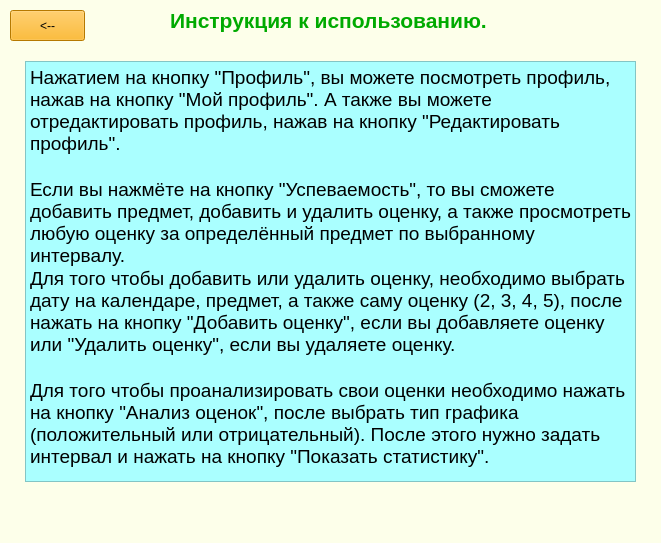
<?xml version="1.0" encoding="UTF-8"?>
<ui version="4.0">
 <class>MainWindow</class>
 <widget class="QMainWindow" name="MainWindow">
  <property name="geometry">
   <rect>
    <x>0</x>
    <y>0</y>
    <width>661</width>
    <height>543</height>
   </rect>
  </property>
  <property name="windowTitle">
   <string>MainWindow</string>
  </property>
  <property name="styleSheet">
   <string notr="true">background-color: rgb(253, 255, 234);</string>
  </property>
  <widget class="QWidget" name="centralwidget">
   <widget class="QTextBrowser" name="help_text">
    <property name="geometry">
     <rect>
      <x>25</x>
      <y>61</y>
      <width>611</width>
      <height>421</height>
     </rect>
    </property>
    <property name="styleSheet">
     <string notr="true">background-color: rgb(170, 255, 255);</string>
    </property>
    <property name="html">
     <string>&lt;!DOCTYPE HTML PUBLIC &quot;-//W3C//DTD HTML 4.0//EN&quot; &quot;http://www.w3.org/TR/REC-html40/strict.dtd&quot;&gt;
&lt;html&gt;&lt;head&gt;&lt;meta name=&quot;qrichtext&quot; content=&quot;1&quot; /&gt;&lt;style type=&quot;text/css&quot;&gt;
p, li { white-space: pre-wrap; }
&lt;/style&gt;&lt;/head&gt;&lt;body style=&quot; font-family:'MS Shell Dlg 2'; font-size:8.25pt; font-weight:400; font-style:normal;&quot;&gt;
&lt;p style=&quot; margin-top:0px; margin-bottom:0px; margin-left:0px; margin-right:0px; -qt-block-indent:0; text-indent:0px;&quot;&gt;&lt;span style=&quot; font-size:14pt;&quot;&gt;Нажатием на кнопку &amp;quot;Профиль&amp;quot;, вы можете посмотреть профиль, нажав на кнопку &amp;quot;Мой профиль&amp;quot;. А также вы можете отредактировать профиль, нажав на кнопку &amp;quot;Редактировать профиль&amp;quot;.&lt;/span&gt;&lt;/p&gt;
&lt;p style=&quot;-qt-paragraph-type:empty; margin-top:0px; margin-bottom:0px; margin-left:0px; margin-right:0px; -qt-block-indent:0; text-indent:0px; font-size:14pt;&quot;&gt;&lt;br /&gt;&lt;/p&gt;
&lt;p style=&quot; margin-top:0px; margin-bottom:0px; margin-left:0px; margin-right:0px; -qt-block-indent:0; text-indent:0px;&quot;&gt;&lt;span style=&quot; font-size:14pt;&quot;&gt;Если вы нажмёте на кнопку &amp;quot;Успеваемость&amp;quot;, то вы сможете добавить предмет, добавить и удалить оценку, а также просмотреть любую оценку за определённый предмет по выбранному интервалу.&lt;/span&gt;&lt;/p&gt;
&lt;p style=&quot; margin-top:0px; margin-bottom:0px; margin-left:0px; margin-right:0px; -qt-block-indent:0; text-indent:0px;&quot;&gt;&lt;span style=&quot; font-size:14pt;&quot;&gt;Для того чтобы добавить или удалить оценку, необходимо выбрать дату на календаре, предмет, а также саму оценку (2, 3, 4, 5), после нажать на кнопку &amp;quot;Добавить оценку&amp;quot;, если вы добавляете оценку или &amp;quot;Удалить оценку&amp;quot;, если вы удаляете оценку.&lt;/span&gt;&lt;/p&gt;
&lt;p style=&quot;-qt-paragraph-type:empty; margin-top:0px; margin-bottom:0px; margin-left:0px; margin-right:0px; -qt-block-indent:0; text-indent:0px; font-size:14pt;&quot;&gt;&lt;br /&gt;&lt;/p&gt;
&lt;p style=&quot; margin-top:0px; margin-bottom:0px; margin-left:0px; margin-right:0px; -qt-block-indent:0; text-indent:0px;&quot;&gt;&lt;span style=&quot; font-size:14pt;&quot;&gt;Для того чтобы проанализировать свои оценки необходимо нажать на кнопку &amp;quot;Анализ оценок&amp;quot;, после выбрать тип графика (положительный или отрицательный). После этого нужно задать интервал и нажать на кнопку &amp;quot;Показать статистику&amp;quot;.&lt;/span&gt;&lt;/p&gt;&lt;/body&gt;&lt;/html&gt;</string>
    </property>
   </widget>
   <widget class="QLabel" name="label">
    <property name="geometry">
     <rect>
      <x>170</x>
      <y>0</y>
      <width>341</width>
      <height>41</height>
     </rect>
    </property>
    <property name="font">
     <font>
      <pointsize>16</pointsize>
      <weight>75</weight>
      <bold>true</bold>
     </font>
    </property>
    <property name="styleSheet">
     <string notr="true">color: rgb(0, 170, 0);</string>
    </property>
    <property name="text">
     <string>Инструкция к использованию.</string>
    </property>
   </widget>
   <widget class="QPushButton" name="return_2">
    <property name="geometry">
     <rect>
      <x>10</x>
      <y>10</y>
      <width>75</width>
      <height>31</height>
     </rect>
    </property>
    <property name="styleSheet">
     <string notr="true">background-color: rgb(255, 170, 0);</string>
    </property>
    <property name="text">
     <string>&lt;--</string>
    </property>
   </widget>
  </widget>
  <widget class="QMenuBar" name="menubar">
   <property name="geometry">
    <rect>
     <x>0</x>
     <y>0</y>
     <width>661</width>
     <height>21</height>
    </rect>
   </property>
  </widget>
  <widget class="QStatusBar" name="statusbar"/>
 </widget>
 <resources/>
 <connections/>
</ui>
